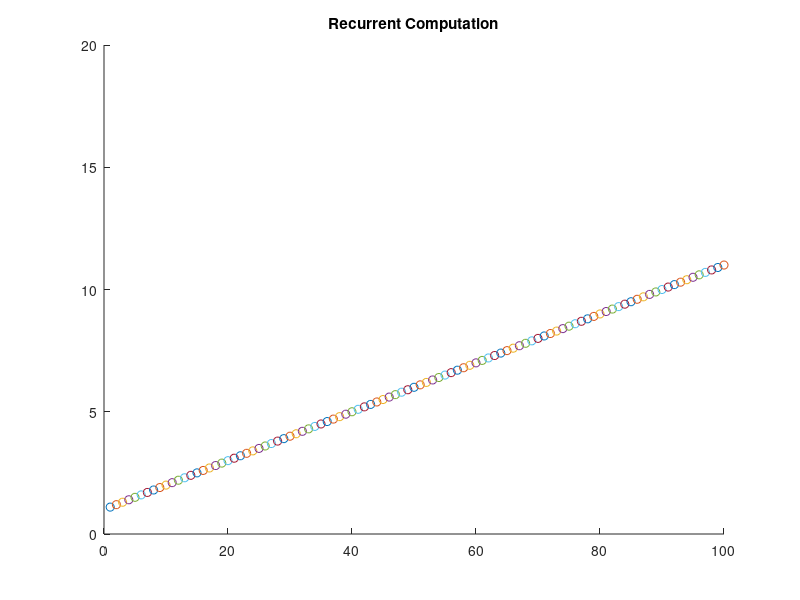
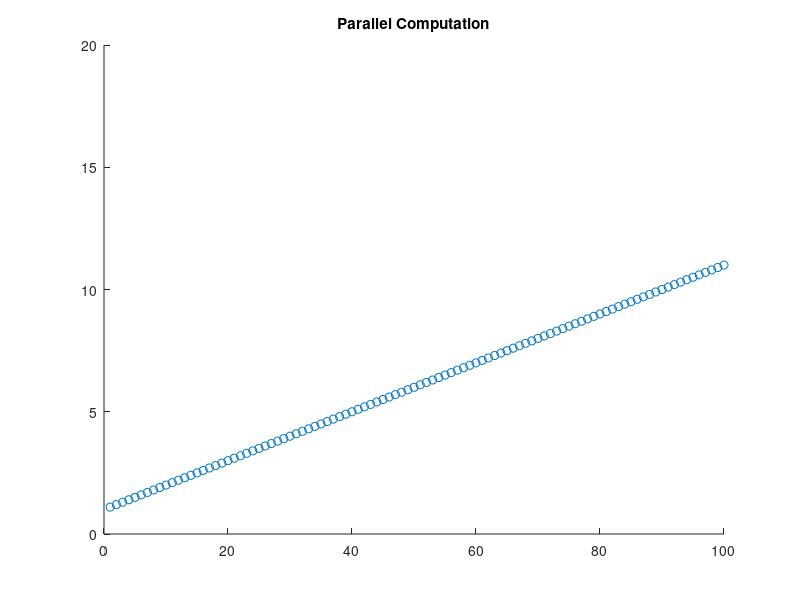

Source code (MATLAB) for these figures, in order:
% This is a naive implementation of the Heisen parallel algorithm for
% positive sequence
clf

a = ones(1, 100);
b = ones(1, 100) * 0.1;

x = 1;
figure(1)
title('Recurrent Computation')
axis([0 100 0 20])
hold on
for t = 1:100
    x = a(t)*x + b(t);
    scatter(t, x)
    hold on
    pause(0.1)
end
hold off

%% parallel computation
a_star = cumsum(log(a));
b_star = cumsum(exp(log(b) - a_star));

figure(2)
title('Parallel Computation')
axis([0 100 0 20])
x0 = 1;
x = exp(a_star + log(x0 + b_star));
hold on
scatter(1:100, x)
hold off


    